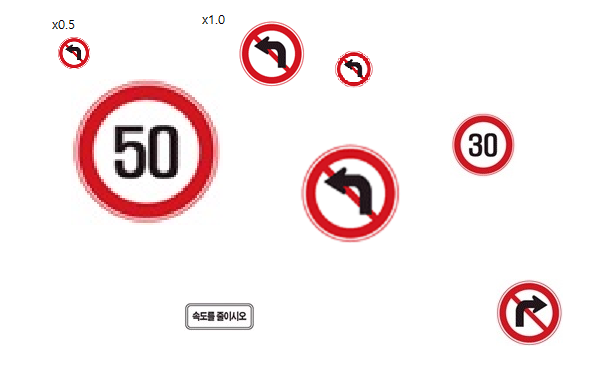
#> input picture 캡스톤/test.png, 597 x 386 px
$ python tmMultiScale.py
#> lines starting #> are read from the running program, lines starting #| are printed output that depends on the picture; pictures that were not available may be replaced by others from this repository, and a replacement may not be noted
import cv2
import numpy as np
from matplotlib import pyplot as plt

img = cv2.imread('./test.png')
#> img is the input picture: shape (386, 597, 3); mean B, G, R 236, 235.3, 246.9
imgGray = cv2.cvtColor(img, cv2.COLOR_BGR2GRAY)
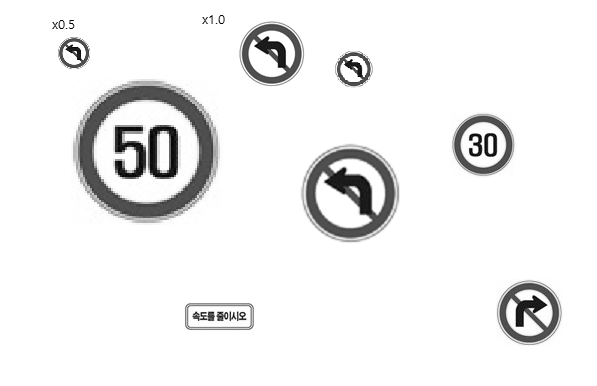
#> imgGray: shape (386, 597); min 0, max 255, mean 238.8
templateOrigin = cv2.imread('./limit30.jpg',0)
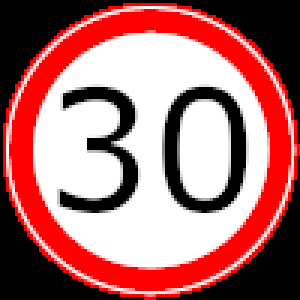
#> input picture 캡스톤/30-2.png, 100 x 100 px, given in place of limit30.jpg, which was not available (shown 3 times larger)
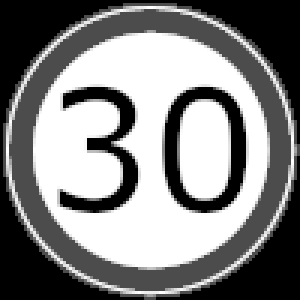
#> templateOrigin: shape (100, 100) (shown 3 times larger); min 0, max 255, mean 130.8
locList = []
sizeList = []
threshold = 0.9

# Apply template Matching
for i in range(3) :
    ratio = 0.5 * i + 0.5
    template = cv2.resize(templateOrigin, dsize=(0,0), fx = ratio, fy=ratio, interpolation=cv2.INTER_LINEAR)
    w, h = template.shape[::-1]
    sizeList.append((w,h))
    res = cv2.matchTemplate(imgGray,template,cv2.TM_CCOEFF_NORMED)
    locList.append(np.where(res>= threshold))
#> this loop made 3 passes
#> pass 1, `template = cv2.resize(templateOrigin, dsize=(0,0), fx = ratio, fy=rati..`:
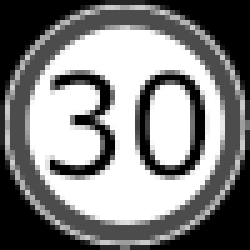
#> template: shape (50, 50) (shown 5 times larger); min 0, max 255, mean 130.9
#> pass 1, `res = cv2.matchTemplate(imgGray,template,cv2.TM_CCOEFF_NORMED)`:
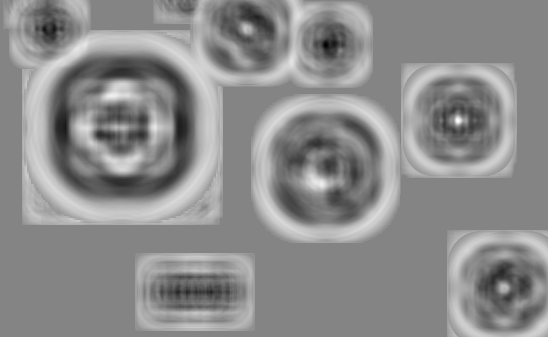
#> res: shape (337, 548) float32; min -0.448, max 0.412, mean 0.0259; drawn with min black and max white
#> pass 2, `res = cv2.matchTemplate(imgGray,template,cv2.TM_CCOEFF_NORMED)`:
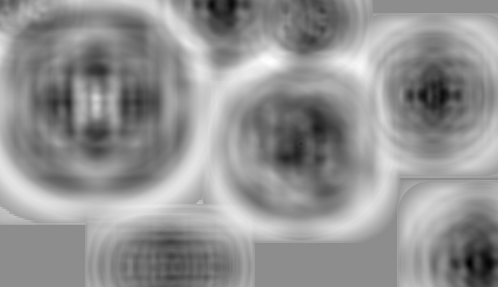
#> res: shape (287, 498) float32; min -0.408, max 0.33, mean 0.0159; drawn with min black and max white
#> pass 3, `template = cv2.resize(templateOrigin, dsize=(0,0), fx = ratio, fy=rati..`:
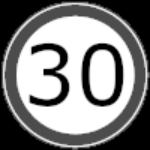
#> template: shape (150, 150); min 0, max 255, mean 130.8
#> after the loop, locList = [(empty array, empty array), (empty array, empty array), (empty array, empty array)]; sizeList = [(50, 50), (100, 100), (150, 150)]

for i in range(3) :
    for pt in zip(*locList[i][::-1]) :
        cv2.rectangle(img, pt, (pt[0] + sizeList[i][0], pt[1] + sizeList[i][1]), (255,0,0), 2)

cv2.imshow('result', img)
cv2.waitKey(0)
cv2.destroyAllWindows()
